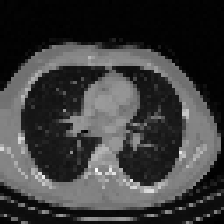
#> input picture JPEG/spinalscan.bmp, 224 x 224 px
$ python jpeg.py
#> lines starting #> are read from the running program, lines starting #| are printed output that depends on the picture
import numpy as np
from PIL import Image
import matplotlib
from matplotlib import pyplot as plt

plt.rcParams['toolbar'] = 'None'

# Setup the plots for displaying the before and after images
fig, (lplot, rplot) = plt.subplots(1, 2)
lplot.set_title('Before')
rplot.set_title('After')

# Load and display the original image
img = Image.open('spinalscan.bmp')
#> img is the input picture: PIL image 224x224 L; min 0, max 255, mean 60.1
data = np.array(img)
size = data.shape
#> size = (224, 224)
channels = size[2] if len(size) > 2 else 1
#> channels = 1
lplot.imshow(img, cmap = ('gray' if channels == 1 else None))

# Calculate the number of blocks
blockSize = 8
blocks = [int(np.ceil(size[0] / blockSize)), int(np.ceil(size[1] / blockSize))]
#> blocks = [28, 28]

blockSizeInv = 1.0 / blockSize
alpha0 = np.sqrt(blockSizeInv)
alpha1 = np.sqrt(2.0 * blockSizeInv)
pibs = np.pi * blockSizeInv

# Generate a mask matrix
maskWidth = 4 # The number of 1s in the first row of the mask
mask = np.zeros(shape=(blockSize, blockSize), dtype='uint8')
for i in range(maskWidth):
    for j in range(maskWidth - i):
        mask[i,j] = 1

# Make a matrix for the decompressed image
result = np.zeros(shape=size, dtype='uint8')

def processBlock(bx, by):
    offsetX = bx * blockSize
    width = np.minimum(blockSize, size[0] - offsetX)

    offsetY = by * blockSize
    height = np.minimum(blockSize, size[1] - offsetY)

    colors = data[offsetX:offsetX+width,offsetY:offsetY+height]
    coefficients = np.zeros(shape=(blockSize, blockSize, channels))

    # Calculate the discrete cosine transform for each texel
    alpha_k = alpha0
    alpha = blockSizeInv
    for k in range(maskWidth):
        alpha_j = alpha0
        kpibs = k * pibs
        # Only iterate over values known to be in the final masked product
        for j in range(maskWidth - k):
            jpibs = j * pibs
            for x in range(width):
                xcos = np.cos((x + 0.5) * kpibs)
                for y in range(height):
                    # Calculate the coefficient
                    coefficients[k, j] += alpha * colors[x, y] * xcos * np.cos((y + 0.5) * jpibs)
            if j == 0:
                alpha_j = alpha1
                alpha = alpha_k * alpha_j

        if k == 0:
            alpha_k = alpha1
            alpha = alpha_k * alpha0

    # Skipping saving all of the coefficients in a separate matrix
    # due to the immediate decompression step

    target = result[offsetX:offsetX+width,offsetY:offsetY+height]

    # Calculate the inverse discrete cosine transform
    for x in range(width):
        xpibs = (x + 0.5) * pibs
        for y in range(height):
            ypibs = (y + 0.5) * pibs
            alpha_k = alpha0
            color = np.zeros(shape=channels)
            for k in range(maskWidth):
                kcos = alpha_k * np.cos(k * xpibs)
                alpha_j = alpha0
                for j in range(maskWidth - k):
                    # Calculate the color
                    color += alpha_j * coefficients[k,j] * kcos * np.cos(j * ypibs)
                    alpha_j = alpha1
                alpha_k = alpha1
            target[x,y] = np.clip(color, 0, 255).astype('uint8')

# Loop through each block
for by in range(blocks[1]):
    for bx in range(blocks[0]):
        processBlock(bx, by)

rplot.imshow(Image.fromarray(result, 'RGB' if channels == 3 else None), cmap = ('gray' if channels == 1 else None))
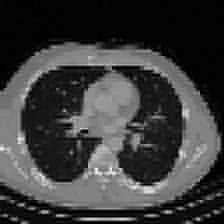
#> result: shape (224, 224); min 0, max 255, mean 59.8
plt.show()
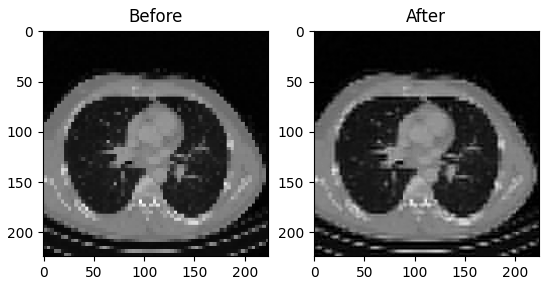
#> figure drawn by matplotlib, 2 panels
